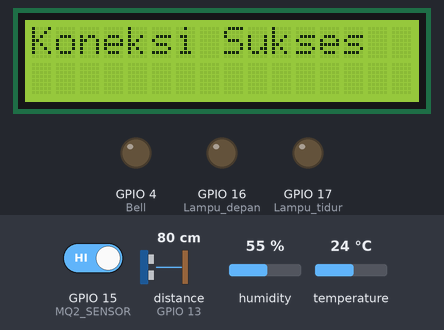
Bench run of a sketch on a simulated ESP32. On the bench: 16×2 character LCD, output pins drawn as LEDs (lit = HIGH). Wiring (inferred from the names in the program): ultrasonic range finder: trigger GPIO 12; echo GPIO 13. The inputs (shaded band) are chosen by the test bench; at power-on: distance to the obstacle (sensor on GPIO 13) 80 cm, GPIO 15 (MQ2_SENSOR) HIGH, humidity 55 %, temperature 24 °C. The echo pulse lasts 58.3 µs per cm; WiFi joins after 1.5 s; servers stay silent unless stated; pins used as bus, display or sensor lines are not drawn.

Above: at 4.0 s.
At 8.2 s:
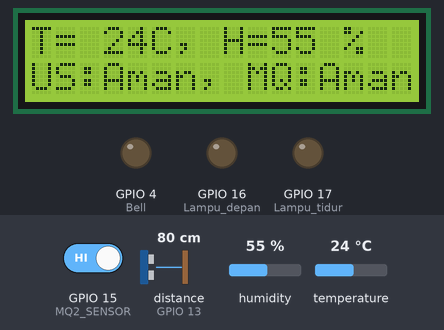
8.3 s: distance to the obstacle (sensor on GPIO 13) set to 22 cm
9.8 s: distance to the obstacle (sensor on GPIO 13) set to 18 cm
At 11.1 s:
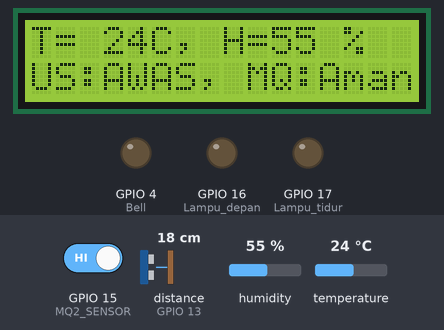
Timing chart, 0 to 12.8 s (numbered marks = the images above; inputs shaded):
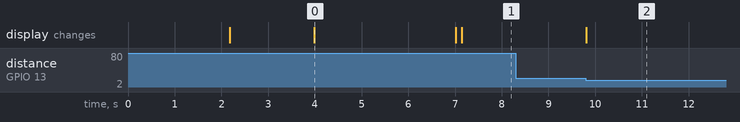

The sketch:

Pertemuan11_gabunganALLSensor.ino
```cpp
// Smart Home
#define BLYNK_TEMPLATE_ID "TMPL6tWL2CDKt"
#define BLYNK_TEMPLATE_NAME "Smart Home IOT"
#define BLYNK_AUTH_TOKEN "BcDtQDTMj766xQzf5IsNKXLKp2gtPIRY"

#include <LiquidCrystal_I2C.h>
#include <BlynkSimpleEsp32.h>
#include <DHT.h>

#define DHTPIN 14
#define DHTTYPE DHT11

#define Lampu_depan 16
#define Lampu_tidur 17

#define Bell 4

#define MQ2_SENSOR  15

#define echoP 13
#define trigP 12

DHT dht(DHTPIN, DHTTYPE);

char auth[] = BLYNK_AUTH_TOKEN;
// nama ssid dan password hotspot
char ssid[] = "Galaxy";
char pass[] = "sandi43210";

LiquidCrystal_I2C lcd(0x27, 16, 2);

const int freq = 5000;
const int ledChannel = 0;
const int resolution = 8;

boolean fg,fu;
int humi, temp,u;
long duration;
int distance;
int MQ2_SENSOR_Value = 0;

void cek_koneksi(){
  Blynk.begin(auth, ssid, pass);
  boolean koneksi = Blynk.connected();

  if(koneksi==true){
    lcd.print("Koneksi Sukses");
  }
  else{
    lcd.print("Koneksi Gagal");
  }

}

void read_DHT11(){
  humi = dht.readHumidity();
  temp = dht.readTemperature();
      lcd.setCursor(3,0);
      lcd.print(temp);

      lcd.setCursor(10,0);
      lcd.print(humi);

      Blynk.virtualWrite(V3, temp);
      Blynk.virtualWrite(V4, humi);
}

BLYNK_WRITE(V0)
{
  int value1 = param.asInt();
  digitalWrite(Lampu_depan,value1);
}

BLYNK_WRITE(V1)
{
  int value2 = param.asInt();
  ledcWrite(ledChannel, value2);
}

BLYNK_WRITE(V2)
{
  int value3 = param.asInt();
  digitalWrite(Bell,value3);
}

void cek_US(){
  digitalWrite(trigP, LOW);
  delayMicroseconds(2);
  digitalWrite(trigP, HIGH);
  delayMicroseconds(10);
  digitalWrite(trigP, LOW);
  duration = pulseIn(echoP, HIGH);
  distance= duration*0.034/2;

  if((distance<20)&&(fu==0)) {
    Blynk.logEvent("awas", "Ada obyek terdeteksi !");
    lcd.setCursor(3, 1);
    lcd.print("AWAS");
    delay(20000);
    fu=1;
  }
  else if((distance>20)&&(fu==1)){
    fu=0;
    lcd.setCursor(3, 1);
    lcd.print("aman");
  }
}
//==============================
void cek_MQ(){
   MQ2_SENSOR_Value = digitalRead(MQ2_SENSOR);
    if ((MQ2_SENSOR_Value==0)&&(fg==0))
       {
         Blynk.logEvent("awas", "Gas bocor terdeteksi!");
         fg=1;
         lcd.setCursor(12, 1);
         lcd.print("AWAS");
         delay(5000);
        }
     else if((MQ2_SENSOR_Value==1)&&(fg==1))
       {
        fg=0;
        lcd.setCursor(12, 1);
         lcd.print("aman");
        delay(1000);
       }
 }


void setup()
{
  pinMode(trigP, OUTPUT);
  pinMode(echoP, INPUT);
  pinMode(Lampu_depan, OUTPUT);
  pinMode(Lampu_tidur, OUTPUT);
  pinMode(Bell, OUTPUT);

  ledcSetup(ledChannel, freq, resolution);
  ledcAttachPin(Lampu_tidur, ledChannel);

  lcd.begin(16,2); //set LCD ukuran 16x2
  lcd.init();  //inisialisasi LCD
  lcd.backlight(); //backlight LCD

  lcd.setCursor(0, 0); //set kursor di awal baris 1
  lcd.print(" = Smart Home = ");//tulis ke LCD
  lcd.setCursor(0, 1); //set kursos di awal baris 2
  lcd.print("   Blynk IoT");//tulis ke LCD
  delay(2000); //tunggu 2s
  lcd.clear(); //hapus tampilan LCD

  lcd.print("Tunggu Koneksi..");//tulis LCD
  lcd.clear();
  cek_koneksi();

  dht.begin();
  delay(3000);
  lcd.clear();

  lcd.print("T=   C, H=   %");
  lcd.setCursor(0, 1);
  lcd.print("US:Aman, MQ:Aman");
}
//=============================
void loop()
{
  for(u=0;u<500;u++){
  Blynk.run();
  }
  read_DHT11();
  cek_MQ();
  cek_US();
  delay(5);

}
```

Measured:
- the behaviour switches between 21 and 20 cm on distance to the obstacle (sensor on GPIO 13) (found by bisection; images 1 and 2)
- after the input at 8.3 s, every drawn part: stays the same
- after the input at 9.8 s, the display: changes at once (image 2)
- what the display in image 0 shows lasts 3.0 s, from 4.0 s to 7.0 s
